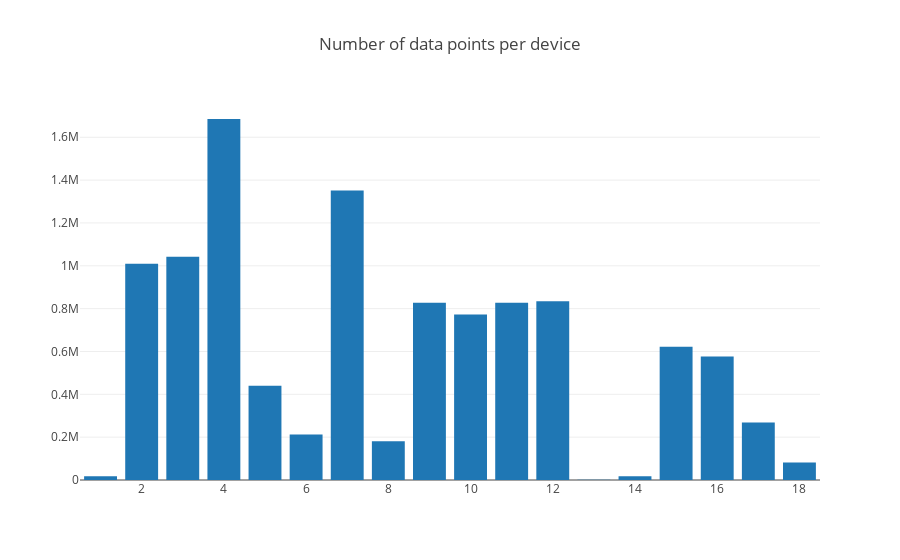

This figure's notebook cell:
### Markdown cell above
Plotting device numbers and number of data points.

### Code cell
data = [go.Bar(
            x=device_numbers,
            y=device_counts
    )]

layout = go.Layout(
        barmode='stack',
        title="Number of data points per device"
    )

fig = go.Figure(data=data, layout=layout)
iplot(fig)

### Figure 1 — Plotly figure (JSON) as saved in the notebook; plotly's stock layout.template omitted (floating-point values rounded to 4 significant figures)
{"data": [{"type": "bar", "x": [1, 2, 3, 4, 5, 6, 7, 8, 9, 10, 11, 12, 13, 14, 15, 16, 17, 18], "y": [17576, 1009756, 1042150, 1685299, 439977, 212379, 1351647, 180700, 827446, 773100, 827298, 834258, 713, 17263, 622383, 575970, 268019, 82244]}], "layout": {"barmode": "stack", "title": "Number of data points per device"}}
